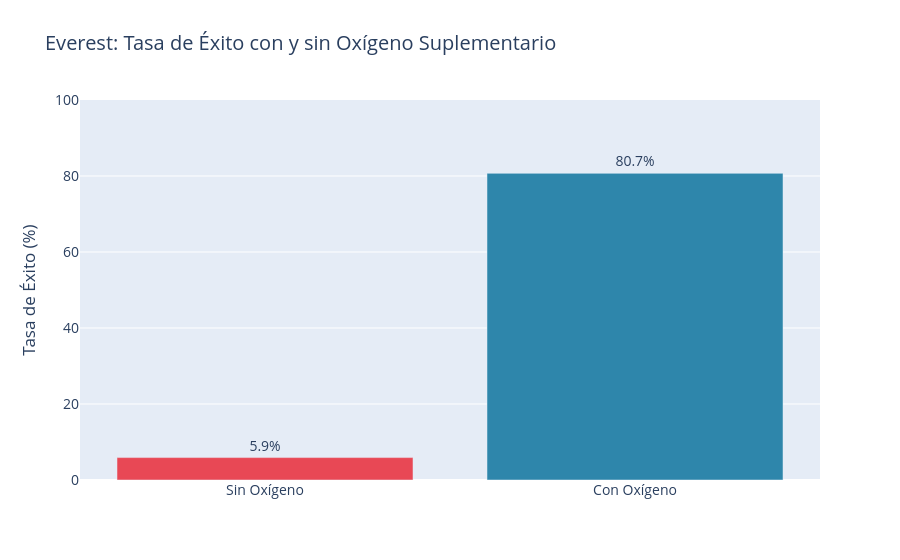

The cell this chart's notebook holds for it:
### Code cell
# Tasa de éxito: con O2 vs sin O2
o2_analysis = (
    everest.groupby('o2used')
    .agg(
        total=('expid', 'count'),
        exitosas=('success1', 'sum'),
    )
    .reset_index()
)
o2_analysis['tasa_exito_pct'] = (
    o2_analysis['exitosas'] / o2_analysis['total'] * 100).round(1)
o2_analysis['label'] = o2_analysis['o2used'].map(
    {True: 'Con Oxígeno', False: 'Sin Oxígeno'})

fig_o2 = px.bar(
    o2_analysis,
    x='label', y='tasa_exito_pct',
    color='label',
    color_discrete_map={'Con Oxígeno': '#2E86AB', 'Sin Oxígeno': '#E84855'},
    title='Everest: Tasa de Éxito con y sin Oxígeno Suplementario',
    labels={'tasa_exito_pct': 'Tasa de Éxito (%)', 'label': ''},
    text='tasa_exito_pct',
)
fig_o2.update_traces(texttemplate='%{text:.1f}%', textposition='outside')
fig_o2.update_layout(showlegend=False, font_size=14, yaxis_range=[0, 100])
fig_o2.write_image(str(FIGURES / 'everest_o2.png'), scale=2)
fig_o2.show()

### Figure 1 — Plotly figure (JSON) as saved in the notebook; plotly's stock layout.template omitted (floating-point values rounded to 4 significant figures)
{"data": [{"hovertemplate": "=%{x}<br>Tasa de Éxito (%)=%{text}<extra></extra>", "legendgroup": "Sin Oxígeno", "marker": {"color": "#E84855", "pattern": {"shape": ""}}, "name": "Sin Oxígeno", "orientation": "v", "showlegend": true, "text": [5.9], "textposition": "outside", "texttemplate": "%{text:.1f}%", "type": "bar", "x": ["Sin Oxígeno"], "xaxis": "x", "y": [5.9], "yaxis": "y"}, {"hovertemplate": "=%{x}<br>Tasa de Éxito (%)=%{text}<extra></extra>", "legendgroup": "Con Oxígeno", "marker": {"color": "#2E86AB", "pattern": {"shape": ""}}, "name": "Con Oxígeno", "orientation": "v", "showlegend": true, "text": [80.7], "textposition": "outside", "texttemplate": "%{text:.1f}%", "type": "bar", "x": ["Con Oxígeno"], "xaxis": "x", "y": [80.7], "yaxis": "y"}], "layout": {"barmode": "relative", "font": {"size": 14}, "legend": {"title": {"text": ""}, "tracegroupgap": 0}, "showlegend": false, "title": {"text": "Everest: Tasa de Éxito con y sin Oxígeno Suplementario"}, "xaxis": {"anchor": "y", "categoryarray": ["Sin Oxígeno", "Con Oxígeno"], "categoryorder": "array", "domain": [0, 1], "title": {"text": ""}}, "yaxis": {"anchor": "x", "domain": [0, 1], "range": [0, 100], "title": {"text": "Tasa de Éxito (%)"}}}}
